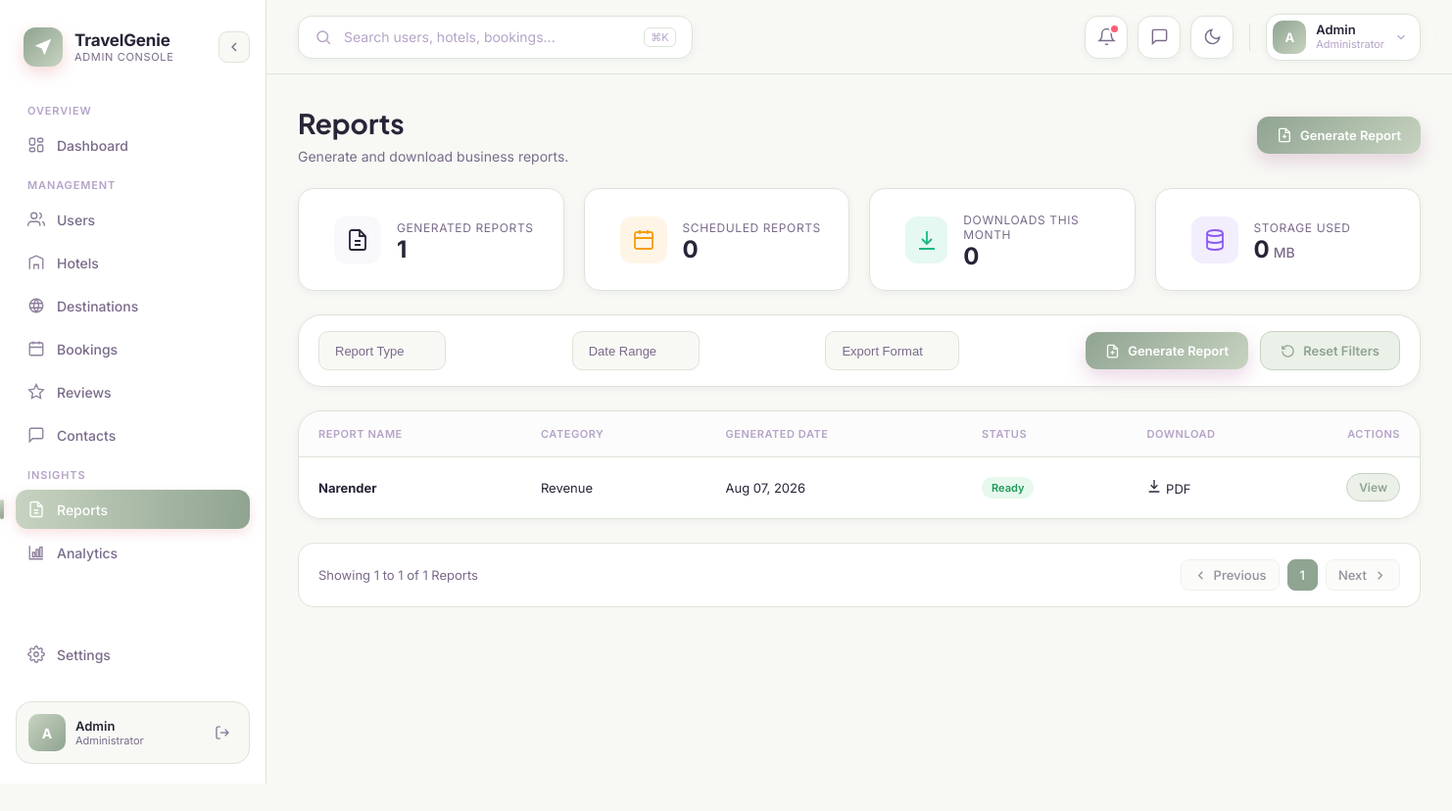
Screenshot of /adminapp/reports/ (signed in) with the database file from the repository.
### mainapp/models.py (models this page shows, shortened)
class Report(models.Model):
    name = models.CharField(max_length=255)
    category = models.CharField(max_length=100)
    format = models.CharField(max_length=20, default='pdf')
    status = models.CharField(max_length=20, default='ready') # ready, processing, failed
    date_added = models.DateTimeField(auto_now_add=True)

### adminapp/views.py (the view)
# urls.py: path("reports/", views.reports, name="reports"),
@login_required(login_url="mainapp:login")
def reports(request):
    if not request.user.is_staff:
        return redirect("mainapp:dashboard")
    reports_list = Report.objects.all().order_by("-date_added")
    total_reports = reports_list.count()
    context = {
        "reports": reports_list,
        "total_reports": total_reports,
    }
    return render(request, "adminapp/reports.html", context)

### adminapp/templates/adminapp/reports.html (shortened to what this page needs)
{% extends 'adminapp/admin_base.html' %}
{% load static %}
{% block page_id %}reports{% endblock %}
{% block extra_css %}
<link rel="stylesheet" href="{% static 'adminapp/css/reports.css' %}">
{% endblock %}
{% block content %}
<div class="reports-page">
  <div class="page-header">
    <div class="page-header-text">
      <h1 class="page-title">Reports</h1>
      <p class="page-subtitle">Generate and download business reports.</p>
    </div>
    <button type="button" class="btn btn-primary btn-ripple" id="generateReportBtn">
      <svg viewBox="0 0 24 24" width="16" height="16" fill="none" stroke="currentColor" stroke-width="2"><path d="M14 2H6a2 2 0 00-2 2v16a2 2 0 002 2h12a2 2 0 002-2V8z"/><path d="M14 2v6h6M12 11v6M9 14h6"/></svg>
      Generate Report
    </button>
  </div>
  <div class="summary-grid">
    <div class="summary-card reveal">
      <div class="summary-icon icon-blue">
        <svg viewBox="0 0 24 24" width="22" height="22" fill="none" stroke="currentColor" stroke-width="1.8"><path d="M14 2H6a2 2 0 00-2 2v16a2 2 0 002 2h12a2 2 0 002-2V8z"/><path d="M14 2v6h6M9 13h6M9 17h6"/></svg>
      </div>
      <div class="summary-body">
        <span class="summary-label">Generated Reports</span>
        <span class="summary-value">{{ total_reports|default:"0" }}</span>
      </div>
    </div>
    <div class="summary-card reveal">
      <div class="summary-icon icon-amber">
        <svg viewBox="0 0 24 24" width="22" height="22" fill="none" stroke="currentColor" stroke-width="1.8"><rect x="3" y="4" width="18" height="17" rx="2"/><path d="M16 2v4M8 2v4M3 10h18"/><path d="M8 15h.01M12 15h.01M16 15h.01"/></svg>
      </div>
      <div class="summary-body">
        <span class="summary-label">Scheduled Reports</span>
        <span class="summary-value">0</span>
      </div>
    </div>
    <div class="summary-card reveal">
      <div class="summary-icon icon-green">
        <svg viewBox="0 0 24 24" width="22" height="22" fill="none" stroke="currentColor" stroke-width="1.8"><path d="M12 3v13"/><path d="M7 11l5 5 5-5"/><path d="M4 21h16"/></svg>
      </div>
      <div class="summary-body">
        <span class="summary-label">Downloads This Month</span>
        <span class="summary-value">0</span>
      </div>
    </div>
    <div class="summary-card reveal">
      <div class="summary-icon icon-purple">
        <svg viewBox="0 0 24 24" width="22" height="22" fill="none" stroke="currentColor" stroke-width="1.8"><ellipse cx="12" cy="5" rx="8" ry="3"/><path d="M4 5v14c0 1.66 3.58 3 8 3s8-1.34 8-3V5"/><path d="M4 12c0 1.66 3.58 3 8 3s8-1.34 8-3"/></svg>
      </div>
      <div class="summary-body">
        <span class="summary-label">Storage Used</span>
        <span class="summary-value">0<span class="summary-unit">MB</span></span>
      </div>
    </div>
  </div>
  <div class="card filter-card reveal">
    <div class="filter-row">
      <div class="filter-select-wrap">
        <select id="reportTypeFilter" class="filter-select">
          <option value="">Report Type</option>
        </select>
      </div>
      <div class="filter-select-wrap">
        <select id="dateRangeFilter" class="filter-select">
          <option value="">Date Range</option>
        </select>
      </div>
      <div class="filter-select-wrap">
        <select id="exportFormatFilter" class="filter-select">
          <option value="">Export Format</option>
        </select>
      </div>
      <div class="filter-actions">
        <button type="button" class="btn btn-primary btn-ripple" id="filterGenerateBtn">
          <svg viewBox="0 0 24 24" width="15" height="15" fill="none" stroke="currentColor" stroke-width="2"><path d="M14 2H6a2 2 0 00-2 2v16a2 2 0 002 2h12a2 2 0 002-2V8z"/><path d="M14 2v6h6M12 11v6M9 14h6"/></svg>
          Generate Report
        </button>
        <button type="button" class="btn btn-ghost" id="resetFiltersBtn">
          <svg viewBox="0 0 24 24" width="15" height="15" fill="none" stroke="currentColor" stroke-width="2"><path d="M3 12a9 9 0 109-9 9.75 9.75 0 00-6.74 2.74L3 8"/><path d="M3 3v5h5"/></svg>
          Reset Filters
        </button>
      </div>
    </div>
  </div>
  <div class="card table-card reveal">
    <div class="table-scroll">
      <table class="reports-table">
        <thead>
          <tr>
            <th>Report Name</th>
            <th>Category</th>
            <th>Generated Date</th>
            <th>Status</th>
            <th>Download</th>
            <th class="th-actions">Actions</th>
          </tr>
        </thead>
        <tbody id="reportsTableBody">
          {% if reports %}
            {% for report in reports %}
            <tr data-type="{{ report.category|lower }}" data-format="{{ report.format|lower }}">
              <td><strong>{{ report.name }}</strong></td>
              <td>{{ report.category }}</td>
              <td>{{ report.date_added|date:"M d, Y" }}</td>
              <td>
                <span class="badge badge-{% if report.status == 'ready' %}success{% elif report.status == 'processing' %}processing{% else %}danger{% endif %}">
                  {{ report.status|title }}
                </span>
              </td>
              <td>
                {% if report.status == 'ready' %}
                <a href="#" class="download-link">
                  <svg viewBox="0 0 24 24" fill="none" stroke="currentColor" stroke-width="2" width="16" height="16"><path d="M12 3v13"/><path d="M7 11l5 5 5-5"/><path d="M4 21h16"/></svg>
                  {{ report.format|upper }}
                </a>
                {% else %}
                <span class="text-faint">—</span>
                {% endif %}
              </td>
              <td class="col-actions">
                <button type="button" class="pill-btn" data-action="view">View</button>
              </td>
            </tr>
            {% endfor %}
          {% endif %}
        </tbody>
      </table>
    </div>
  </div>
  <div class="pagination-row reveal">
    <span class="pagination-info">Showing 0 to 0 of 0 Reports</span>
    <div class="pagination-controls">
      <button type="button" class="page-btn" id="prevPageBtn" disabled>
        <svg viewBox="0 0 24 24" width="15" height="15" fill="none" stroke="currentColor" stroke-width="2"><path d="M15 18l-6-6 6-6"/></svg>
        Previous
      </button>
      <button type="button" class="page-btn page-btn-active">1</button>
      <button type="button" class="page-btn" id="nextPageBtn" disabled>
        Next
        <svg viewBox="0 0 24 24" width="15" height="15" fill="none" stroke="currentColor" stroke-width="2"><path d="M9 18l6-6-6-6"/></svg>
      </button>
    </div>
  </div>
</div>
{% endblock %}

### adminapp/static/adminapp/css/admin_base.css (style rules this page uses)
:root { --bg:#F8F9F5; --card:#FFFFFF; --navy:#2A2438; --navy-soft:#3D3452; --navy-line:rgba(255,255,255,0.08); --blue:#8FA491; --blue-2:#C7D3C0; --gold:#CCA76C; --ink:#2A2438; --ink-soft:#7A6B8A; --ink-faint:#B5A4C7; --line:#DCE4D8; --table-row-line:#FDFDFB; --pill-bg:#EBF0E9; --pill-line:#C7D3C0; --search-bg:#FFFFFF; --topbar-bg:rgba(248,249,245,0.85); --shadow-sm: 0 2px 8px rgba(15,31,61,0.05); --shadow-md: 0 8px 24px rgba(15,31,61,0.08); --shadow-lg: 0 20px 48px rgba(15,31,61,0.12); --r-lg: 24px; --r-md: 16px; --r-sm: 10px; --r-pill: 999px; --sidebar-w: 272px; --sidebar-w-collapsed: 88px; --topbar-h: 76px; }
*, *::before, *::after { box-sizing:border-box; }
html, body { margin:0; padding:0; }
body { background:var(--bg); color:var(--ink); font-family:'Inter', sans-serif; -webkit-font-smoothing:antialiased; }
h1,h2,h3,h4,.font-display { font-family:'Plus Jakarta Sans', sans-serif; }
a { color:inherit; text-decoration:none; }
button { font-family:inherit; }
body, .card, .sidebar, .topbar, .nav-item, .icon-btn, .profile-chip, .search-wrap, .btn, .badge { transition: background-color .3s ease, color .3s ease, border-color .3s ease, box-shadow .3s ease; }
.card { background:var(--card); border-radius:var(--r-lg); border:1px solid var(--line); box-shadow:var(--shadow-sm); padding:24px; }
.btn { display:inline-flex; align-items:center; justify-content:center; gap:8px; padding:11px 20px; border-radius:12px; font-size:13px; font-weight:600; border:none; cursor:pointer; position:relative; overflow:hidden; }
.btn-primary { background:linear-gradient(135deg,var(--blue),var(--blue-2)); color:#fff; box-shadow:0 8px 20px rgba(175,113,157,0.28); }
.btn-ghost { background:var(--pill-bg); color:var(--blue); border:1px solid var(--pill-line); }
.pill-btn { font-size:12px; font-weight:600; color:var(--blue); background:var(--pill-bg); border:1px solid var(--pill-line); padding:6px 12px; border-radius:var(--r-pill); cursor:pointer; }
.badge { display:inline-flex; align-items:center; gap:6px; font-size:11px; font-weight:600; padding:4px 10px; border-radius:var(--r-pill); }
.badge-success { background:#E7F8EE; color:#1D9A57; }
.col-actions, .th-actions { text-align: right; width: 100px; }

### rows the page displays
Report: name "Narender", category "Revenue", date_added "Aug 07, 2026", status "Ready", format "PDF"

### other values shown
{{ total_reports|default:"0" }} "1"
